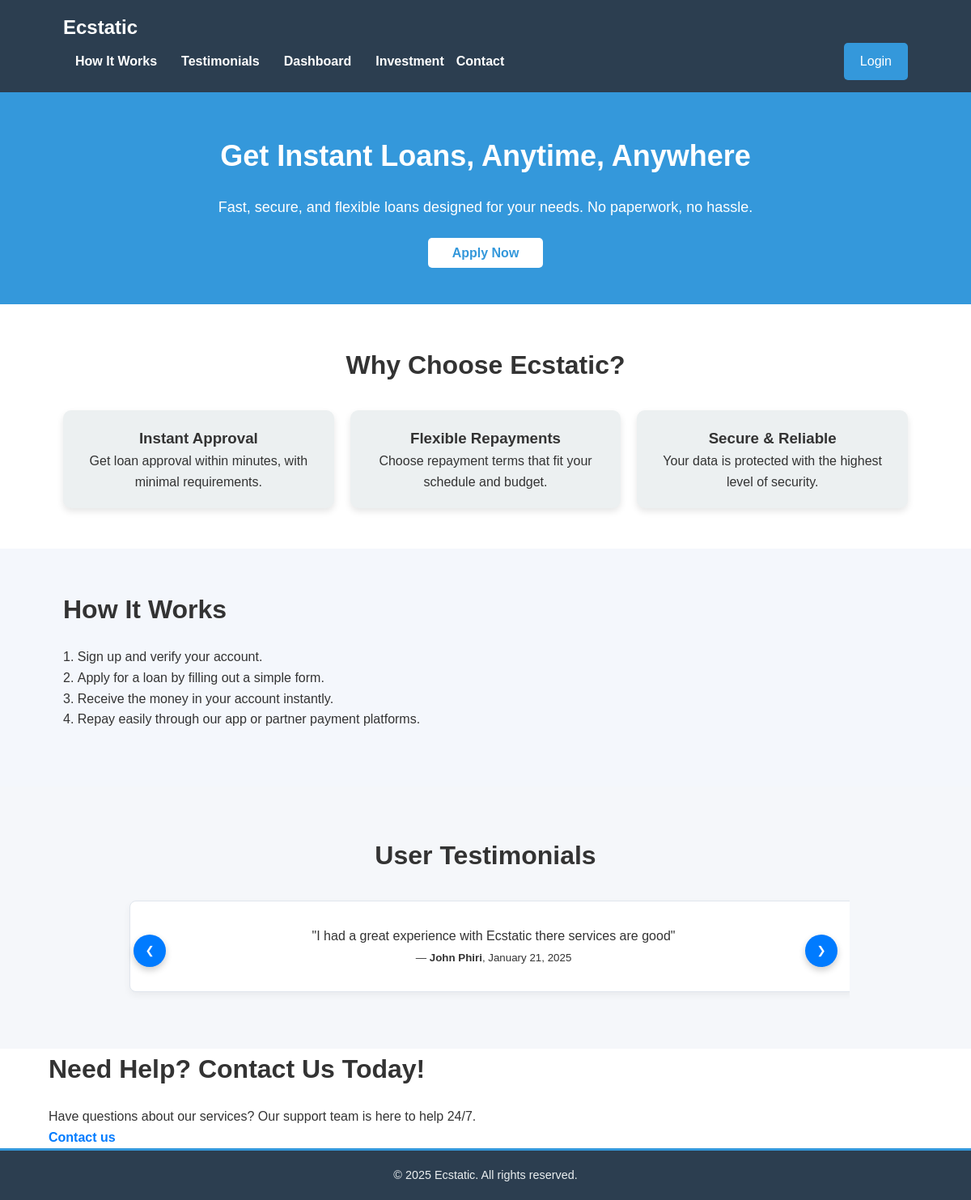
The page / on the database its author committed.
### home/models.py (models this page shows, shortened)
class Testimonial(models.Model):
    user = models.ForeignKey(User, on_delete=models.CASCADE)  # Link to the user
    content = models.TextField()  # The testimonial content
    created_at = models.DateTimeField(auto_now_add=True)  # Timestamp of creation
    approved = models.BooleanField(default=False)  # Admin approval status

### home/views.py (the view)
# urls.py: path('', views.index, name="home"),
def index(request):
    testimonials = Testimonial.objects.all().order_by('-created_at')
    return render(request, 'index.html', {'testimonials': testimonials})

### home/templates/index.html (shortened to what this page needs)
{% load static %}
<!DOCTYPE html>
<html lang="en">
<head>
  <link rel="stylesheet" href="{% static 'styles.css' %}">
</head>
<body>
  <header class="header">
    <div class="container">
      <h1 class="logo">Ecstatic</h1>
      <nav class="nav">
        <ul class="nav-links">
          <li><a href="#how-it-works">How It Works</a></li>
          <li><a href="#testimonials">Testimonials</a></li>
          <li><a href="{% url 'user_dashboard' %}">Dashboard</a></li>
          <li><a href="{% url 'investment_page' %}">Investment</a></li>
          <a href="tel:+260771131493">Contact</a>
        </ul>
        {% if request.user.is_authenticated %}
        <a href="{% url 'logout' %}" class="btn">Logout</a>
        {% else %}
        <a href="{% url 'login' %}" class="btn">Login</a>
        {% endif %}
      </nav>
    </div>
  </header>
  <section class="hero">
    <div class="container">
      <h1>Get Instant Loans, Anytime, Anywhere</h1>
      <p>Fast, secure, and flexible loans designed for your needs. No paperwork, no hassle.</p>
      <a href="{% url 'apply_loan' %}" class="btn">Apply Now</a>
    </div>
  </section>
  <section id="features" class="features">
    <div class="container">
      <h2>Why Choose Ecstatic?</h2>
      <div class="features-grid">
        <div class="feature-item">
          <h3>Instant Approval</h3>
          <p>Get loan approval within minutes, with minimal requirements.</p>
        </div>
        <div class="feature-item">
          <h3>Flexible Repayments</h3>
          <p>Choose repayment terms that fit your schedule and budget.</p>
        </div>
        <div class="feature-item">
          <h3>Secure & Reliable</h3>
          <p>Your data is protected with the highest level of security.</p>
        </div>
      </div>
    </div>
  </section>
  <section id="how-it-works" class="how-it-works">
    <div class="container">
      <h2>How It Works</h2>
      <ol class="steps">
        <li>Sign up and verify your account.</li>
        <li>Apply for a loan by filling out a simple form.</li>
        <li>Receive the money in your account instantly.</li>
        <li>Repay easily through our app or partner payment platforms.</li>
      </ol>
    </div>
  </section>
<section id="testimonials" class="testimonials">
  <div class="testimonials-container">
    <h2>User Testimonials</h2>
    <div class="carousel">
      <div class="carousel-track">
        {% for testimonial in testimonials %}
          <div class="testimonial">
            <p>"{{ testimonial.content }}"</p>
            <small>— <strong>{{ testimonial.user.first_name }} {{ testimonial.user.last_name }}</strong>, <span class="date">{{ testimonial.created_at|date:"F j, Y" }}</span></small>
          </div>
        {% empty %}
          <p class="no-testimonials">No testimonials available at the moment.</p>
        {% endfor %}
      </div>
    </div>
    <button class="carousel-btn prev-btn">❮</button>
    <button class="carousel-btn next-btn">❯</button>
  </div>
</section>
  <section id="contact" class="cta">
    <div class="container">
      <h2>Need Help? Contact Us Today!</h2>
      <p>Have questions about our services? Our support team is here to help 24/7.</p>
      <a href="tel:+260771131493" style="color: #007BFF; text-decoration: none; font-weight: bold;">
        Contact us
      </a>
    </div>
  </section>
  <footer class="footer">
    <div class="container">
      <p>&copy; 2025 Ecstatic. All rights reserved.</p>
    </div>
  </footer>
</body>
</html>

### static/styles.css (style rules this page uses)
* { margin: 0; padding: 0; box-sizing: border-box; }
html { scroll-behavior: smooth; }
body { font-family: Arial, sans-serif; color: #333; line-height: 1.6; }
.container { width: 90%; max-width: 1200px; margin: 0 auto; }
.header { background: #2c3e50; color: white; padding: 15px 20px; }
.header .logo { font-size: 24px; font-weight: bold; }
.header .nav { display: flex; justify-content: space-between; align-items: center; flex-wrap: wrap; }
.header .nav-links { list-style: none; display: flex; flex-wrap: wrap; }
.header .nav-links li { margin: 0 15px; }
.header .nav-links a { color: white; text-decoration: none; font-weight: bold; }
.header .btn { background: #3498db; color: white; padding: 10px 20px; text-decoration: none; border-radius: 5px; }
.hero { background: #3498db; color: white; text-align: center; padding: 50px 20px; }
.hero h1 { font-size: 36px; margin-bottom: 20px; }
.hero p { font-size: 18px; margin-bottom: 30px; }
.hero .btn { background: white; color: #3498db; padding: 10px 30px; text-decoration: none; border-radius: 5px; font-weight: bold; }
.features { padding: 50px 20px; }
.features h2 { text-align: center; margin-bottom: 30px; }
.features-grid { display: grid; grid-template-columns: repeat(auto-fit, minmax(280px, 1fr)); gap: 20px; justify-content: center; }
.feature-item { background: #ecf0f1; padding: 20px; text-align: center; border-radius: 10px; box-shadow: 0 4px 8px rgba(0, 0, 0, 0.1); }
.how-it-works { background: #f4f7fc; padding: 50px 20px; }
.steps { list-style: decimal inside; margin: 20px 0; }
.testimonials { background-color: #f5f7fa; padding: 60px 20px; text-align: center; }
.testimonials-container { position: relative; max-width: 900px; margin: 0 auto; overflow: hidden; }
h2 { font-size: 2rem; margin-bottom: 20px; color: #333; font-weight: 600; }
.carousel { overflow: hidden; }
.carousel-track { display: flex; transition: transform 0.5s ease-in-out; }
.testimonial { flex: 0 0 100%; padding: 30px 20px; background-color: #fff; border: 1px solid #e0e6ed; box-shadow: 0 4px 10px rgba(0, 0, 0, 0.05); text-align: center; border-radius: 8px; margin: 10px; }
.carousel-btn { position: absolute; top: 70%; transform: translateY(-50%); background-color: #007bff; color: #fff; border: none; border-radius: 50%; width: 40px; height: 40px; cursor: pointer; display: flex; align-items: center; justify-content: center; box-shadow: 0 4px 8px rgba(0, 0, 0, 0.2); z-index: 10; transition: background-color 0.3s ease; }
.prev-btn { left: 15px; }
.next-btn { right: 15px; }
.footer { background-color: #2c3e50; color: #ecf0f1; padding: 20px 20px; text-align: center; font-size: 0.9rem; border-top: 3px solid #3498db; }
.footer p { margin: 0; line-height: 1.5; }

### rows shown on the page
Testimonial: content "I had a great experience with Ecstatic there services are good", user.first_name "John", user.last_name "Phiri", created_at "January 21, 2025"
